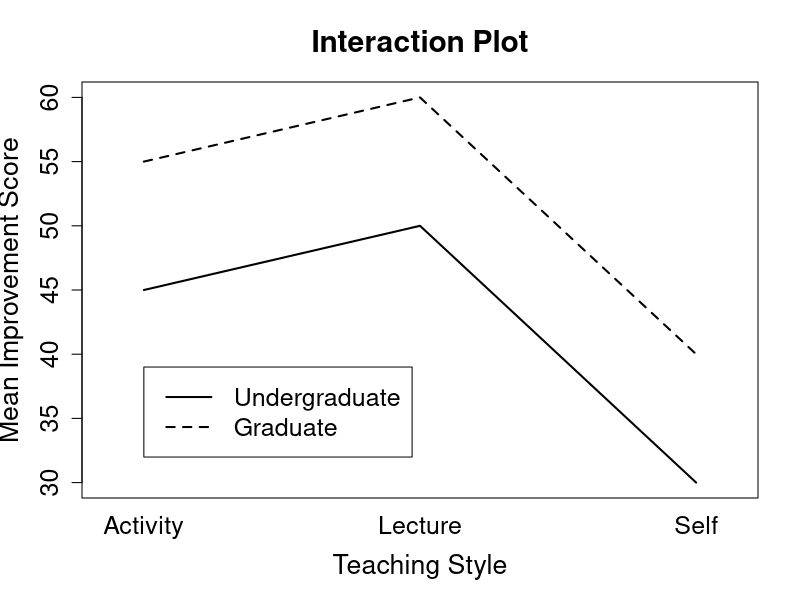
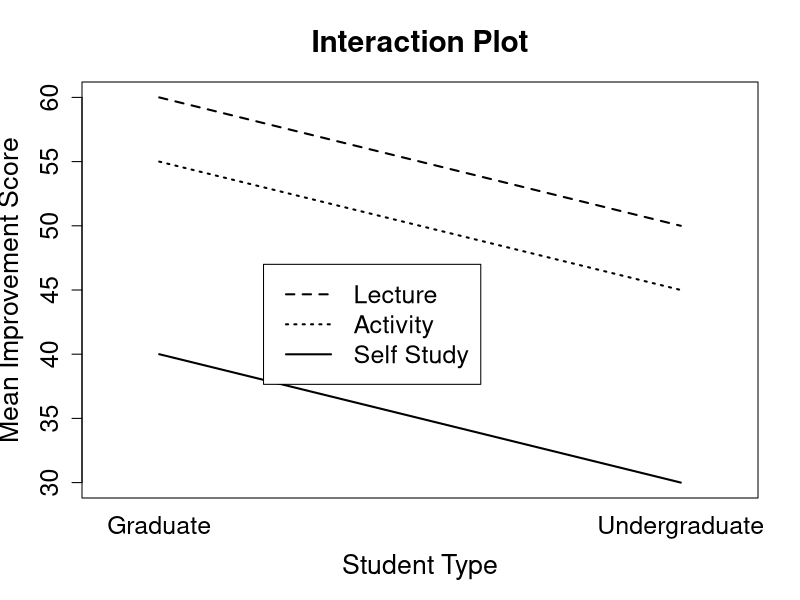
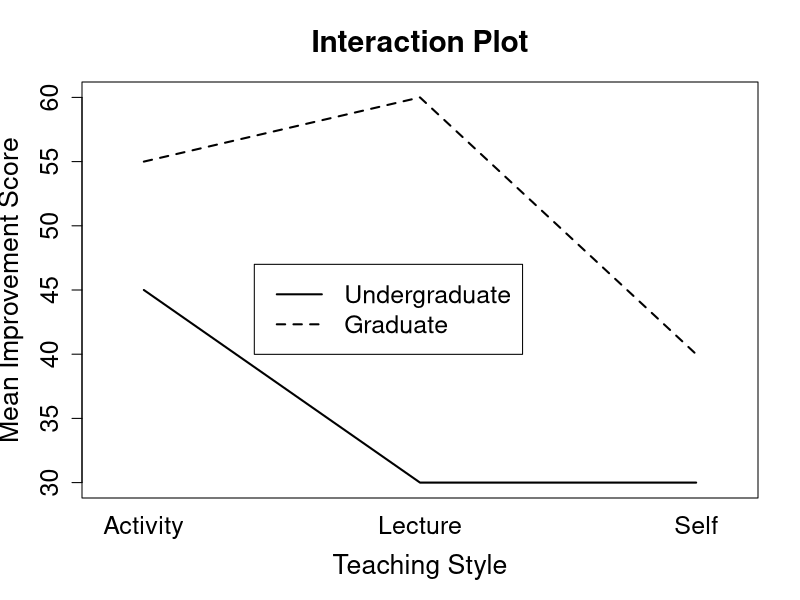
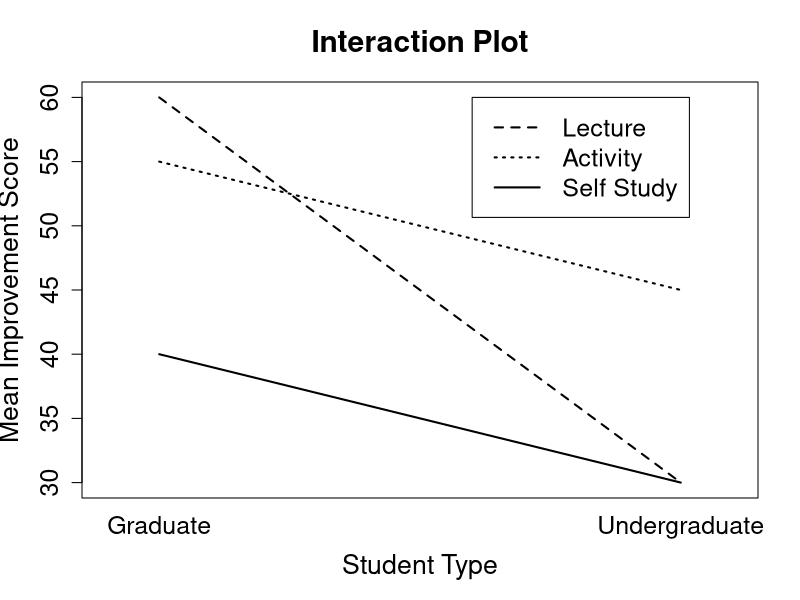
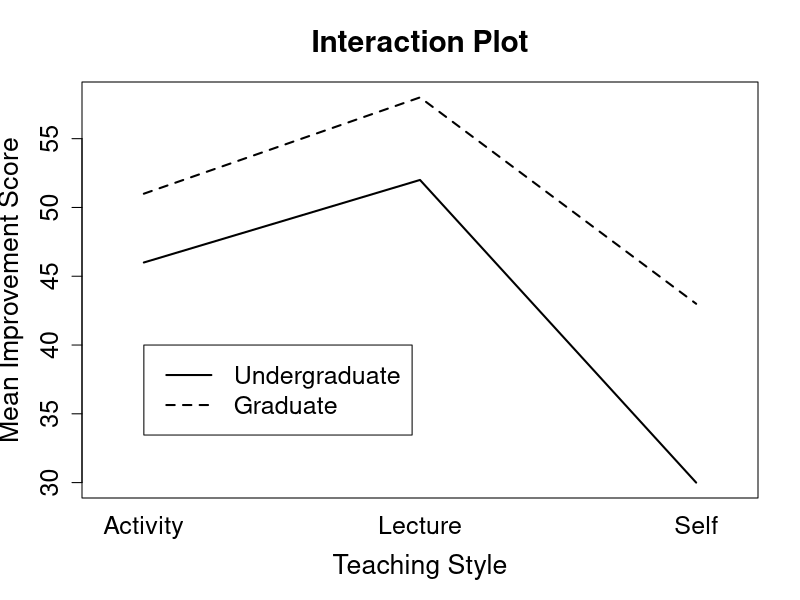
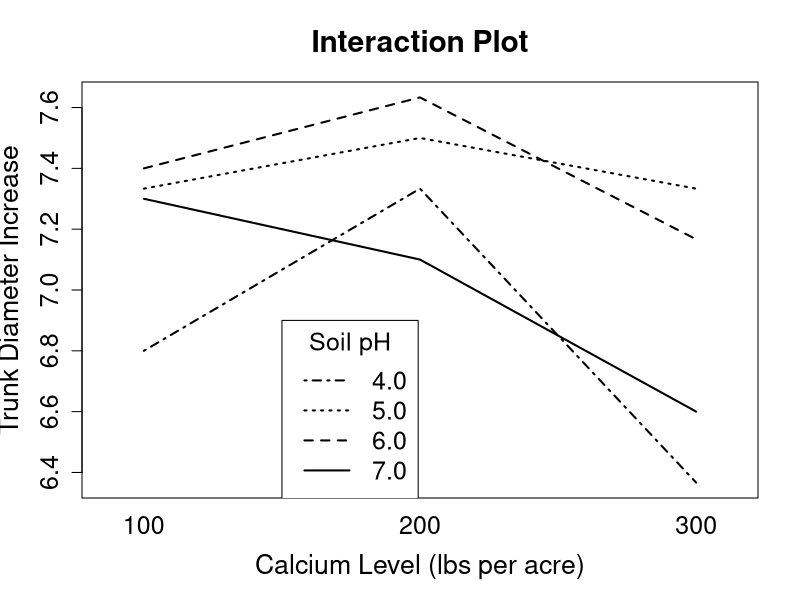
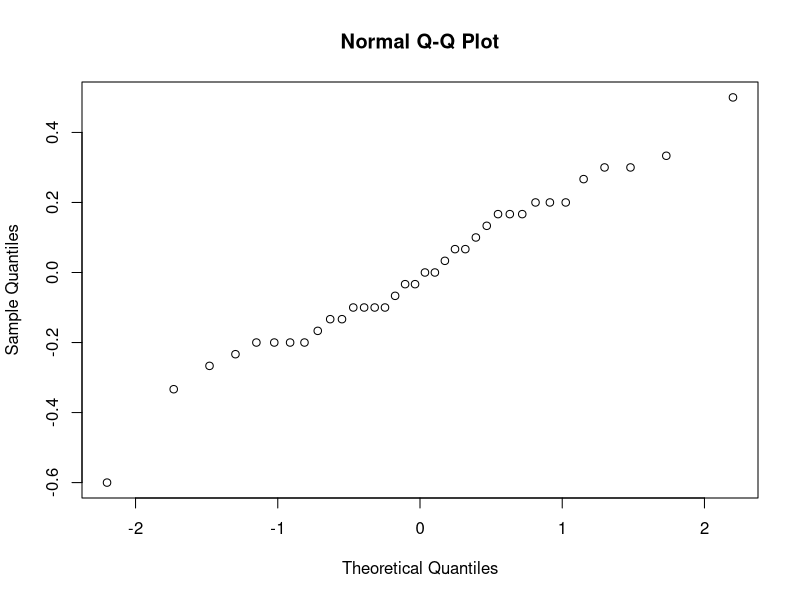
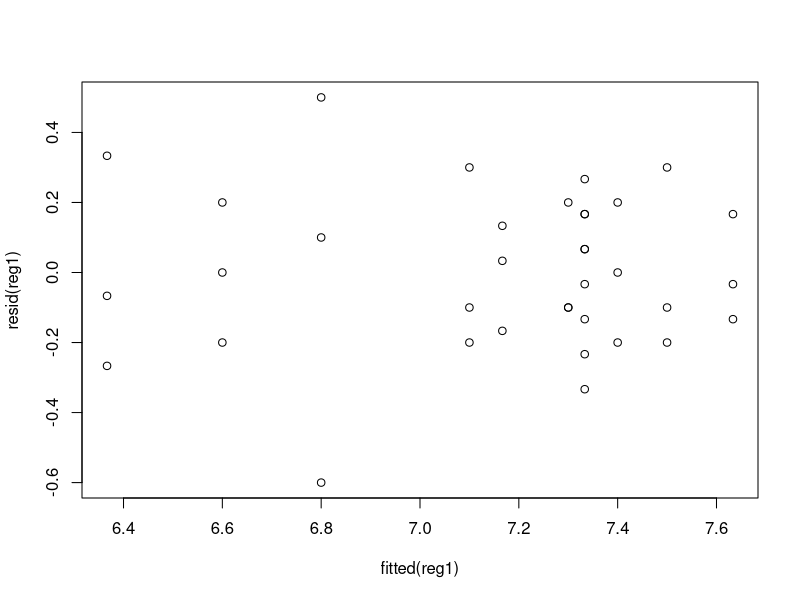

Source code (R) for these figures, in order:
# Teaching Style Example - Factorial Design Notes
# ===============================================
scores <- c(60,55,40,50,45,30)
teachnames <- c("Lecture","Activity","Self")
studnames <- c("Graduate","Undergraduate")
teach <- rep(teachnames,2)
student <- rep(studnames,each=3)
interaction.plot(teach,student,scores,legend=F,xlab="Teaching Style",
  ylab="Mean Improvement Score",cex.lab=1.6,cex.axis=1.5,lwd=2,
  main="Interaction Plot",cex.main=1.8)
leg.names <- c("Undergraduate","Graduate")
legend(1,39,leg.names,lty=c(1,8),lwd=2,cex=1.5)

interaction.plot(student,teach,scores,legend=F,xlab="Student Type",
  ylab="Mean Improvement Score",cex.lab=1.6,cex.axis=1.5,lwd=2,
  main="Interaction Plot",cex.main=1.8)
leg.names <- c("Lecture","Activity","Self Study")
legend(1.2,47,leg.names,lty=c(2,3,1),lwd=2,cex=1.5)

scores[4] <- 30
interaction.plot(teach,student,scores,legend=F,xlab="Teaching Style",
  ylab="Mean Improvement Score",cex.lab=1.6,cex.axis=1.5,lwd=2,
  main="Interaction Plot",cex.main=1.8)
leg.names <- c("Undergraduate","Graduate")
legend(1.4,47,leg.names,lty=c(1,8),lwd=2,cex=1.5)

interaction.plot(student,teach,scores,legend=F,xlab="Student Type",
  ylab="Mean Improvement Score",cex.lab=1.6,cex.axis=1.5,lwd=2,
  main="Interaction Plot",cex.main=1.8)
leg.names <- c("Lecture","Activity","Self Study")
legend(1.6,60,leg.names,lty=c(2,3,1),lwd=2,cex=1.5)

scores <- c(58,51,43,52,46,30)
interaction.plot(teach,student,scores,legend=F,xlab="Teaching Style",
  ylab="Mean Improvement Score",cex.lab=1.6,cex.axis=1.5,lwd=2,
  main="Interaction Plot",cex.main=1.8)
leg.names <- c("Undergraduate","Graduate")
legend(1.0,40,leg.names,lty=c(1,8),lwd=2,cex=1.5)

teach <- factor(teach,levels=teachnames)
student <- factor(student,levels=studnames)
study <- data.frame(scores,teach,student)
reg1 <- lm(scores~teach*student,data=study)
summary(reg1)

reg2 <- lm(scores~teach+student,data=study)
summary(reg2)
teachcoefs <- rep(c(0,coef(reg2)[2:3]),2)
studcoefs <- rep(c(0,coef(reg2)[4]),each=3)
reg2b <- update(reg2,.~.+I(teachcoefs*studcoefs))
anova(reg2b)

anova(reg2)


# Orange Tree Example - Factorial Design notes
# ============================================
diam <- c(6.2,6.9,7.3,7.1,7.4,7.5,7.6,7.2,7.4,7.2,7.5,7.2,
          7.4,7.0,7.6,7.4,7.8,7.3,7.6,7.5,7.8,7.4,7.0,6.9,
          6.3,6.7,6.1,7.3,7.5,7.2,7.2,7.3,7.0,6.8,6.6,6.4)
pH <- as.factor(rep(rep(c(4,5,6,7),rep(3,4)),3))
calc <- as.factor(rep(c(100,200,300),rep(12,3)))
orange <- data.frame(diam=diam,pH=pH,calc=calc)

interaction.plot(calc,pH,diam,lwd=2,xlab="Calcium Level (lbs per acre)",
  ylab="Trunk Diameter Increase",cex.lab=1.6,cex.axis=1.5,cex=1.5,
  main="Interaction Plot",cex.main=1.8,legend=F)
legend(1.5,6.9,legend=c("4.0","5.0","6.0","7.0"),title="Soil pH",
  cex=1.5,lty=c(4,3,8,1),lwd=c(2,2,2,2))

reg1 <- lm(diam~calc*pH)
anova(reg1)

qqnorm(resid(reg1))
plot(fitted(reg1),resid(reg1))

TukeyHSD(aov(diam~calc+pH))


